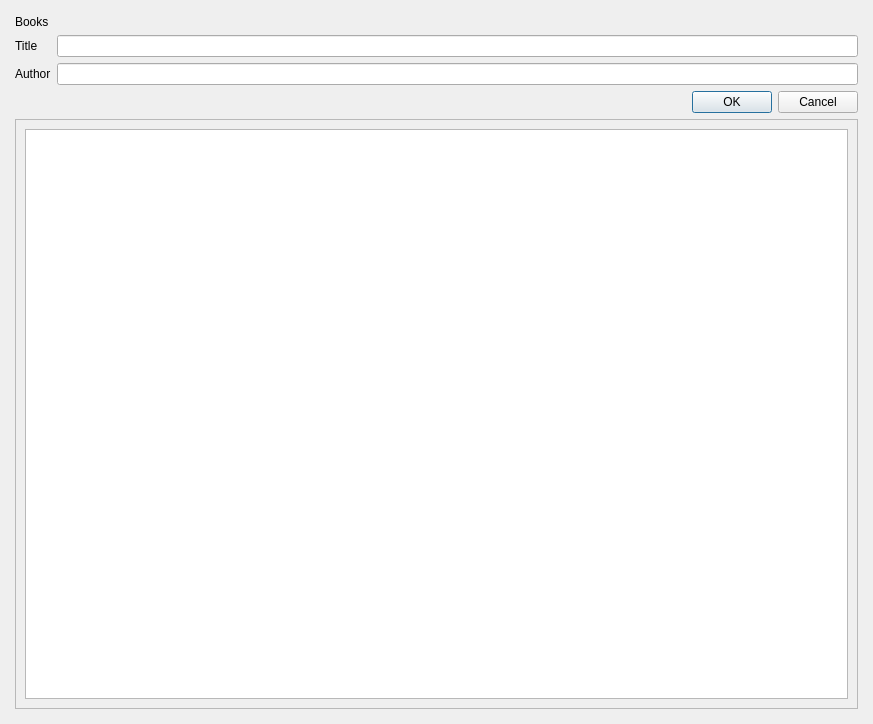
<?xml version="1.0" encoding="UTF-8"?>
<ui version="4.0">
 <class>MyTableDialog</class>
 <widget class="QWidget" name="MyTableWidget">
  <property name="geometry">
   <rect>
    <x>0</x>
    <y>0</y>
    <width>873</width>
    <height>724</height>
   </rect>
  </property>
  <property name="windowTitle">
   <string>Dialog</string>
  </property>
  <layout class="QGridLayout" name="gridLayout_2">
   <item row="0" column="0">
    <layout class="QGridLayout" name="gridLayout">
     <property name="margin">
      <number>4</number>
     </property>
     <item row="0" column="0">
      <widget class="QLabel" name="headlabel">
       <property name="text">
        <string>Books</string>
       </property>
      </widget>
     </item>
     <item row="2" column="0">
      <widget class="QLabel" name="authorlabel">
       <property name="text">
        <string>Author</string>
       </property>
       <property name="buddy">
        <cstring>authorlineEdit</cstring>
       </property>
      </widget>
     </item>
     <item row="3" column="0" colspan="2">
      <widget class="QDialogButtonBox" name="buttonBox">
       <property name="standardButtons">
        <set>QDialogButtonBox::Cancel|QDialogButtonBox::Ok</set>
       </property>
      </widget>
     </item>
     <item row="1" column="0">
      <widget class="QLabel" name="titlelabel">
       <property name="text">
        <string>Title</string>
       </property>
       <property name="buddy">
        <cstring>titlelineEdit</cstring>
       </property>
      </widget>
     </item>
     <item row="2" column="1">
      <widget class="QLineEdit" name="authorlineEdit"/>
     </item>
     <item row="1" column="1">
      <widget class="QLineEdit" name="titlelineEdit"/>
     </item>
     <item row="4" column="0" colspan="2">
      <widget class="QScrollArea" name="scrollArea">
       <property name="widgetResizable">
        <bool>true</bool>
       </property>
       <widget class="QWidget" name="scrollAreaWidgetContents">
        <property name="geometry">
         <rect>
          <x>0</x>
          <y>0</y>
          <width>845</width>
          <height>574</height>
         </rect>
        </property>
        <layout class="QGridLayout" name="gridLayout_3">
         <item row="0" column="0">
          <widget class="QTableView" name="tableView"/>
         </item>
        </layout>
       </widget>
      </widget>
     </item>
    </layout>
   </item>
  </layout>
 </widget>
 <resources/>
 <connections/>
</ui>
